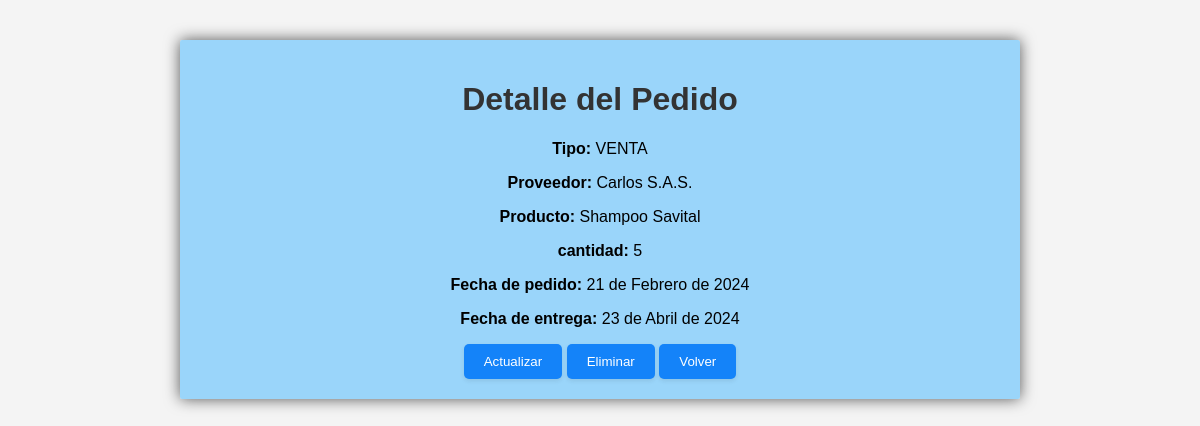
Page /pedidos/3/ on the earlier database version.
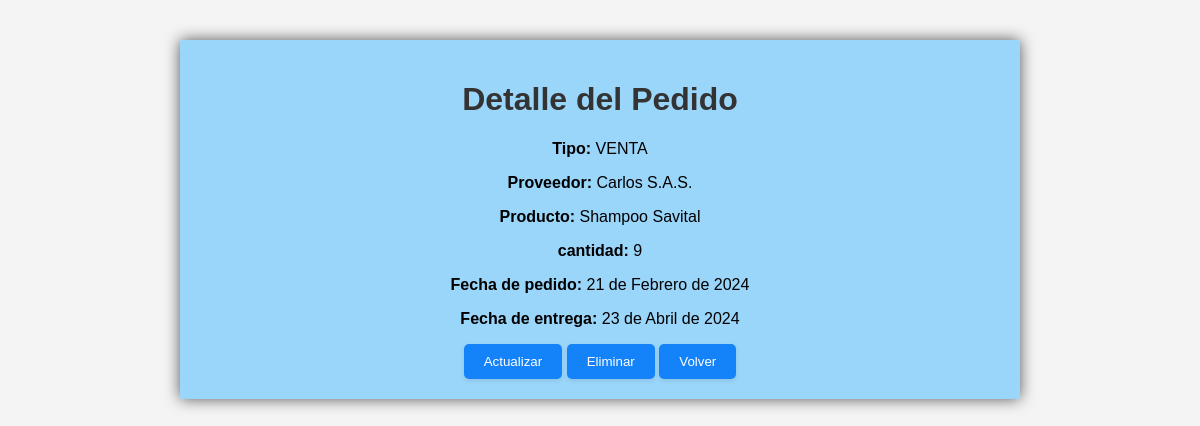
Same page on the later database version.
### sgi_app/models.py (models this page shows, shortened)
class Pedido(models.Model):
    TIPO_CHOICES = (
        ('COMPRA', 'Compra'),
        ('VENTA', 'Venta'),
    )
    tipo = models.CharField(max_length=6, choices=TIPO_CHOICES, null=True)
    proveedor = models.ForeignKey(Proveedor, on_delete=models.CASCADE, null=True)
    producto = models.ForeignKey(Producto, on_delete=models.CASCADE)
    cantidad = models.PositiveIntegerField()
    fecha_pedido = models.DateField(auto_now_add=True)
    fecha_entrega = models.DateField()

class Proveedor(models.Model):
    nombre = models.CharField(max_length=100)
    direccion = models.CharField(max_length=200)
    telefono = models.CharField(max_length=15)
    def __str__(self):
        return self.nombre

class Producto(models.Model):
    nombre = models.CharField(max_length=100)
    descripcion = models.TextField()
    proveedor = models.ForeignKey(Proveedor, on_delete=models.CASCADE)
    cantidad_disponible = models.PositiveIntegerField(default=0)
    precio_unitario = models.DecimalField(max_digits=10, decimal_places=2)
    fecha_vencimiento = models.DateField()
    def __str__(self):
        return self.nombre

### sgi_app/views.py (the view)
# urls.py: path('pedidos/<int:pk>/', detalle_pedido, name='detalle_pedido'),
def detalle_pedido(request, pk):
    pedido = get_object_or_404(Pedido, pk=pk)
    return render(request, 'detalle_pedido.html', {'pedido': pedido})

### sgi_app/templates/detalle_pedido.html (shortened to what this page needs)
{% load static %}
<!DOCTYPE html>
<html lang="es">
<head>
    <link rel="stylesheet" type="text/css" href="{% static 'sgi_app/styles.css' %}">
</head>
<body>
    <div class="container">
        <h1>Detalle del Pedido</h1>
        <p><strong>Tipo:</strong> {{ pedido.tipo}}</p>
        <p><strong>Proveedor:</strong> {{ pedido.proveedor }}</p>
        <p><strong>Producto:</strong> {{ pedido.producto }}</p>
        <p><strong>cantidad:</strong> {{ pedido.cantidad }}</p>
        <p><strong>Fecha de pedido:</strong> {{ pedido.fecha_pedido }}</p>
        <p><strong>Fecha de entrega:</strong> {{ pedido.fecha_entrega }}</p>
        <a href="{% url 'actualizar_pedido' pk=pedido.pk %}"><button>Actualizar</button></a>
        <a href="{% url 'eliminar_pedido' pk=pedido.pk %}"><button>Eliminar</button></a>
        <a href="{% url 'lista_pedidos' %}"><button>Volver</button></a>
    </div>
</body>
</html>

Differences in the rows shown:
changed Pedido "VENTA": cantidad "5" → "9"
